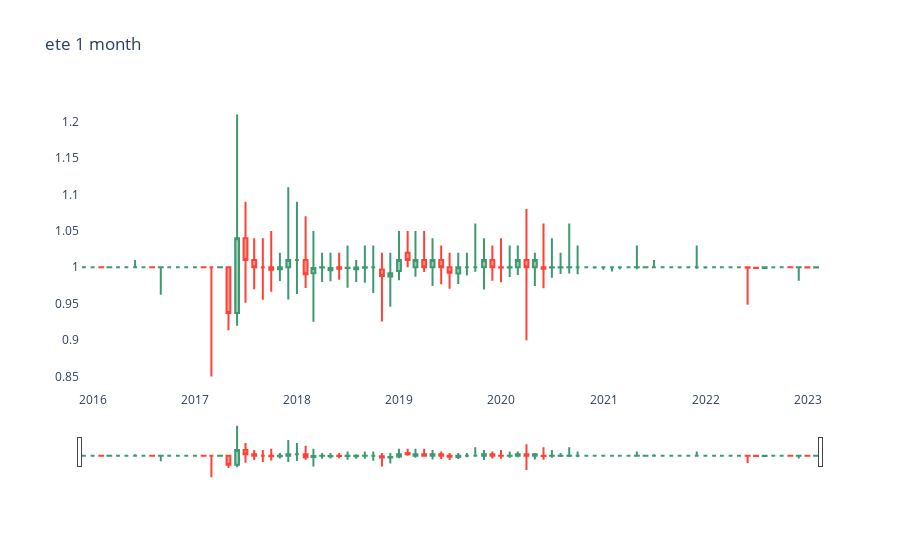

Notebook source saved alongside this figure:
### Code cell
df_n = X.set_index('date')
df_n = df_n.resample("1M").agg({
        "open_y": "first",
        "high_y": "max",
        "low_y": "min",
        "close_y": "last",
        'volume_y': 'sum'
    })

fig = go.Figure(data=[go.Candlestick(x=df_n.index,
                open=df_n['open_y'],
                high=df_n['high_y'],
                low=df_n['low_y'],
                close=df_n['close_y'])])

fig.update_layout(plot_bgcolor="white", title_text='ete 1 month')
fig.show()
